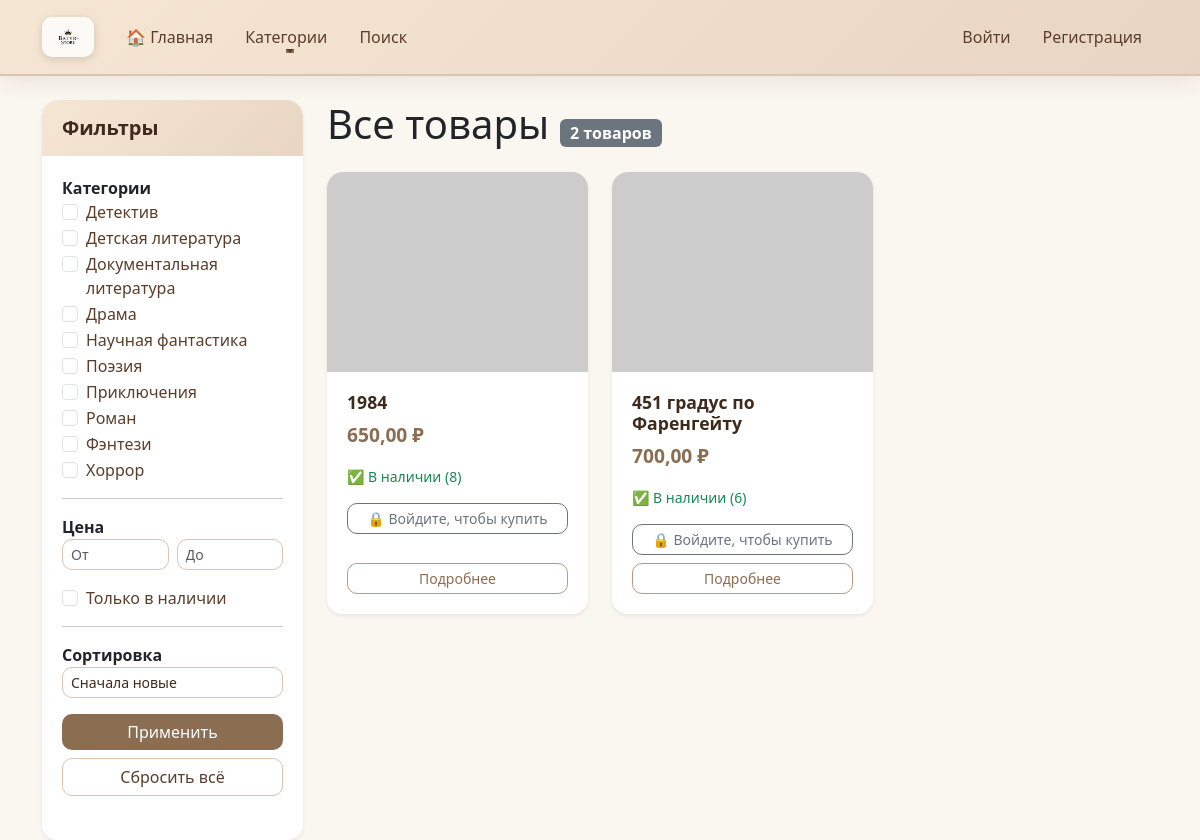
The page / on the database its author committed.
### core/shop/models.py (models this page shows, shortened)
class Category(models.Model):
    name = models.CharField(max_length=200, unique=True)
    slug = models.SlugField(max_length=200, unique=True)
    parent = models.ForeignKey('self', on_delete=models.CASCADE, null=True, blank=True, related_name='children')
    image = models.ImageField(upload_to=category_image_path, blank=True, null=True)
    created_at = models.DateTimeField(auto_now_add=True)
    class Meta:
        verbose_name_plural = 'Categories'
        ordering = ['name']

class Product(models.Model):
    category = models.ForeignKey(Category, on_delete=models.CASCADE, related_name='products')
    name = models.CharField(max_length=255)
    slug = models.SlugField(max_length=255, unique=True, blank=True)  # <-- разрешаем пустой для авто-генерации
    description = models.TextField()
    price = models.DecimalField(max_digits=10, decimal_places=2)
    discount = models.DecimalField(max_digits=5, decimal_places=2, default=0.00, help_text='Скидка в %')
    stock = models.PositiveIntegerField(default=0)
    available = models.BooleanField(default=True)
    image = models.ImageField(upload_to=product_image_path, blank=True, null=True)
    created_by = models.ForeignKey(User, on_delete=models.SET_NULL, null=True, blank=True, related_name='created_products')  # <-- добавлено
    created_at = models.DateTimeField(auto_now_add=True)
    updated_at = models.DateTimeField(auto_now=True)
    class Meta:
        ordering = ['-created_at']

### core/shop/views.py (the view)
# urls.py: path('', views.ProductListView.as_view(), name='product_list'),
class ProductListView(ListView):
    model = Product
    template_name = 'shop/product_list.html'
    context_object_name = 'products'
    paginate_by = 12
    def get_queryset(self):
        queryset = Product.objects.filter(available=True)
        category_slug = self.kwargs.get('category_slug')
        if category_slug:
            category = get_object_or_404(Category, slug=category_slug)
            queryset = queryset.filter(category=category)
        price_min = self.request.GET.get('price_min')
        price_max = self.request.GET.get('price_max')
        if price_min:
            queryset = queryset.filter(price__gte=price_min)
        if price_max:
            queryset = queryset.filter(price__lte=price_max)
        in_stock = self.request.GET.get('in_stock')
        if in_stock == 'on':
            queryset = queryset.filter(stock__gt=0)
        categories = self.request.GET.getlist('categories')
        if categories:
            queryset = queryset.filter(category__slug__in=categories)
        sort_by = self.request.GET.get('sort_by')
        if sort_by == 'price_asc':
            queryset = queryset.order_by('price')
        elif sort_by == 'price_desc':
            queryset = queryset.order_by('-price')
        elif sort_by == 'newest':
            queryset = queryset.order_by('-created_at')
        elif sort_by == 'name':
            queryset = queryset.order_by('name')
        else:
            queryset = queryset.order_by('-created_at')
        return queryset
    def get_context_data(self, **kwargs):
        context = super().get_context_data(**kwargs)
        context['current_filters'] = self.request.GET.copy()
        context['all_categories'] = Category.objects.all()
        if 'category_slug' in self.kwargs:
            context['current_category'] = get_object_or_404(Category, slug=self.kwargs['category_slug'])
        return context

### templates/shop/product_list.html (shortened to what this page needs)
{% extends 'base.html' %}
{% block content %}
<div class="row">
    <div class="col-md-3">
        <div class="card shadow-sm mb-4">
            <div class="card-header bg-primary text-white">
                <h5 class="mb-0">Фильтры</h5>
            </div>
            <div class="card-body">
                <form method="get" id="filter-form">
                    <div class="mb-3">
                        <label class="fw-bold">Категории</label>
                        {% for category in all_categories %}
                            <div class="form-check">
                                <input class="form-check-input category-checkbox"
                                       type="checkbox"
                                       name="categories"
                                       value="{{ category.slug }}"
                                       id="cat-{{ category.slug }}"
                                       {% if category.slug in current_filters.categories %}checked{% endif %}>
                                <label class="form-check-label" for="cat-{{ category.slug }}">
                                    {{ category.name }}
                                </label>
                            </div>
                        {% empty %}
                            <p class="text-muted small">Нет категорий</p>
                        {% endfor %}
                    </div>
                    <hr>
                    <div class="mb-3">
                        <label class="fw-bold">Цена</label>
                        <div class="row g-2">
                            <div class="col-6">
                                <input type="number"
                                       name="price_min"
                                       class="form-control form-control-sm"
                                       placeholder="От"
                                       value="{{ current_filters.price_min }}">
                            </div>
                            <div class="col-6">
                                <input type="number"
                                       name="price_max"
                                       class="form-control form-control-sm"
                                       placeholder="До"
                                       value="{{ current_filters.price_max }}">
                            </div>
                        </div>
                    </div>
                    <div class="mb-3">
                        <div class="form-check">
                            <input class="form-check-input"
                                   type="checkbox"
                                   name="in_stock"
                                   id="in_stock"
                                   {% if current_filters.in_stock %}checked{% endif %}>
                            <label class="form-check-label" for="in_stock">
                                Только в наличии
                            </label>
                        </div>
                    </div>
                    <hr>
                    <div class="mb-3">
                        <label class="fw-bold">Сортировка</label>
                        <select name="sort_by" class="form-select form-select-sm">
                            <option value="newest" {% if current_filters.sort_by == 'newest' %}selected{% endif %}>
                                Сначала новые
                            </option>
                        </select>
                    </div>
                    <div class="d-grid gap-2">
                        <button type="submit" class="btn btn-primary">Применить</button>
                        <a href="{% url 'shop:product_list' %}" class="btn btn-outline-secondary">Сбросить всё</a>
                    </div>
                </form>
            </div>
        </div>
    </div>
    <div class="col-md-9">
        <h1 class="mb-4">
            {% if current_category %}
                {{ current_category.name }}
            {% else %}
                Все товары
            {% endif %}
            <span class="badge bg-secondary fs-6">{{ page_obj.paginator.count }} товаров</span>
        </h1>
        <div class="row">
            {% for product in products %}
                <div class="col-md-4 col-sm-6 mb-4">
                    <div class="card h-100 shadow-sm">
                        {% if product.image %}
                            <img src="{{ product.image.url }}" class="card-img-top" alt="{{ product.name }}" style="height: 180px; object-fit: cover;">
                        {% else %}
                            <img src="https://via.placeholder.com/300x180" class="card-img-top" alt="No image">
                        {% endif %}
                        <div class="card-body d-flex flex-column">
                            <h5 class="card-title">{{ product.name }}</h5>
                            <p class="card-text">
                                {% if product.discount > 0 %}
                                    <span class="text-muted text-decoration-line-through">{{ product.price }} ₽</span>
                                    <span class="text-danger fw-bold">{{ product.final_price }} ₽</span>
                                    <span class="badge bg-success">-{{ product.discount }}%</span>
                                {% else %}
                                    <span class="fw-bold">{{ product.price }} ₽</span>
                                {% endif %}
                            </p>
                            <p class="small">
                                {% if product.stock > 0 %}
                                    <span class="text-success">✅ В наличии ({{ product.stock }})</span>
                                {% else %}
                                    <span class="text-danger">❌ Нет в наличии</span>
                                {% endif %}
                            </p>
                            {% if user.is_authenticated and product.stock > 0 %}
                                <button class="btn btn-success btn-sm add-to-cart-btn mb-2"
                                        data-url="{% url 'cart:api_add' product.slug %}">
                                    🛒 В корзину
                                </button>
                            {% elif user.is_authenticated %}
                                <button class="btn btn-secondary btn-sm mb-2" disabled>
                                    Нет в наличии
                                </button>
                            {% else %}
                                <a href="{% url 'account_login' %}" class="btn btn-outline-secondary btn-sm mb-2">
                                    🔒 Войдите, чтобы купить
                                </a>
                            {% endif %}
                            <a href="{% url 'shop:product_detail' product.slug %}" class="btn btn-outline-primary btn-sm mt-auto">
                                Подробнее
                            </a>
                        </div>
                    </div>
                </div>
            {% empty %}
                <div class="col-12">
                    <div class="alert alert-info">
                        Товаров с такими параметрами не найдено.
                    </div>
                </div>
            {% endfor %}
        </div>
    </div>
</div>
{% endblock %}

### templates/base.html (shortened to what this page needs)
<!DOCTYPE html>
<html lang="ru">
<head>
    <link href="https://cdn.jsdelivr.net/npm/bootstrap@5.3.0/dist/css/bootstrap.min.css" rel="stylesheet">
    {% load static %}
    <link rel="stylesheet" href="{% static 'css/style.css' %}">
</head>
<body>
    <nav class="navbar navbar-expand-lg">
        <div class="container">
            <a class="navbar-brand" href="{% url 'shop:product_list' %}">
                <img src="{% static 'images/logo.png' %}" alt="Логотип" height="40" class="d-inline-block align-top" style="background: rgba(255,255,255,0.85); padding: 4px 10px; border-radius: 10px; box-shadow: 0 2px 8px rgba(0,0,0,0.06);">
            </a>
            <div class="collapse navbar-collapse" id="navbarNav">
                <ul class="navbar-nav me-auto">
                    <li class="nav-item">
                        <a class="nav-link" href="{% url 'shop:product_list' %}">🏠 Главная</a>
                    </li>
                    <li class="nav-item dropdown">
                        <a class="nav-link dropdown-toggle" href="#" id="categoriesDropdown" role="button" data-bs-toggle="dropdown">
                            Категории
                        </a>
                    </li>
                    <li class="nav-item">
                        <a class="nav-link" href="{% url 'shop:search' %}">Поиск</a>
                    </li>
                </ul>
                <ul class="navbar-nav">
                    {% if user.is_authenticated %}
                        <li class="nav-item">
                            <a class="nav-link" href="{% url 'users:profile' %}">
                                👤 Профиль
                            </a>
                        </li>
                        <li class="nav-item">
                            <a class="nav-link" href="{% url 'orders:history' %}">Заказы</a>
                        </li>
                        <li class="nav-item">
                            <a class="nav-link" href="{% url 'cart:detail' %}">
                                🛒 Корзина (<span class="cart-count">{{ cart_total_items|default:0 }}</span>)
                            </a>
                        </li>
                        <li class="nav-item">
                            <a class="nav-link" href="{% url 'shop:favorite_list' %}">
                                ❤️ Избранное (<span class="favorites-count">{{ user.favorites.count|default:0 }}</span>)
                            </a>
                        </li>
                        <li class="nav-item">
                            <a class="nav-link" href="{% url 'account_logout' %}">Выйти</a>
                        </li>
                    {% else %}
                        <li class="nav-item">
                            <a class="nav-link" href="{% url 'account_login' %}">Войти</a>
                        </li>
                        <li class="nav-item">
                            <a class="nav-link" href="{% url 'account_signup' %}">Регистрация</a>
                        </li>
                    {% endif %}
                </ul>
            </div>
        </div>
    </nav>
    <div class="container mt-4">
        {% block content %}{% endblock %}
    </div>
</body>
</html>

### rows shown on the page
Category: name "Детектив"
Category: name "Детская литература"
Category: name "Документальная литература"
Category: name "Драма"
Category: name "Научная фантастика"
Category: name "Поэзия"
Category: name "Приключения"
Category: name "Роман"
Category: name "Фэнтези"
Category: name "Хоррор"
Product: name "1984", price "650,00", stock "8"
Product: name "451 градус по Фаренгейту", price "700,00", stock "6"

### other values the page prints
{{ page_obj.paginator.count }} "2"
